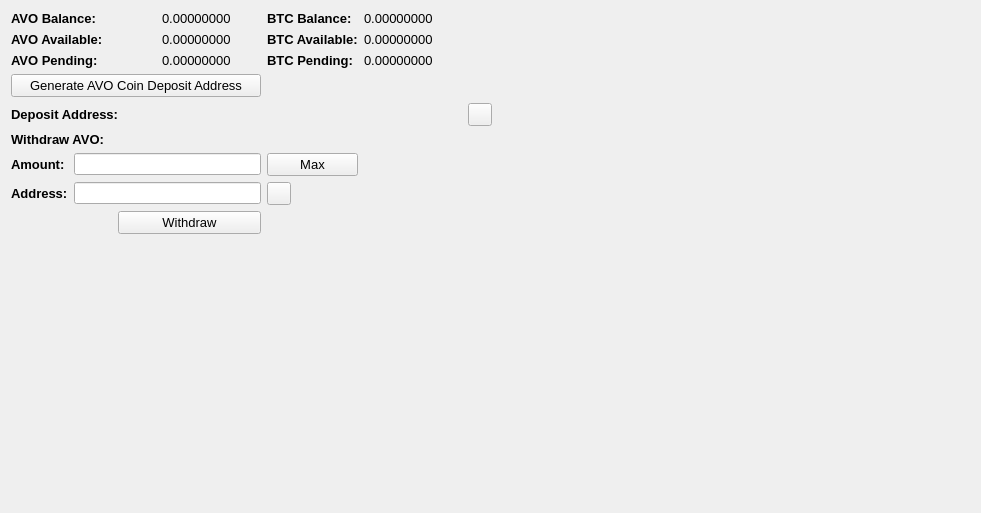
     <widget class="QWidget" name="BalanceTab">
      <attribute name="title">
       <string>Balance</string>
      </attribute>
      <layout class="QGridLayout" name="gridLayout_2">
       <item row="0" column="0" colspan="2">
        <widget class="QLabel" name="label_11">
         <property name="font">
          <font>
           <pointsize>10</pointsize>
           <weight>75</weight>
           <bold>true</bold>
          </font>
         </property>
         <property name="text">
          <string>AVO Balance:</string>
         </property>
        </widget>
       </item>
       <item row="0" column="3">
        <widget class="QLabel" name="AVOBalanceLabel">
         <property name="font">
          <font>
           <pointsize>10</pointsize>
          </font>
         </property>
         <property name="text">
          <string>0.00000000</string>
         </property>
         <property name="textInteractionFlags">
          <set>Qt::LinksAccessibleByMouse|Qt::TextSelectableByMouse</set>
         </property>
        </widget>
       </item>
       <item row="0" column="4">
        <widget class="QLabel" name="label_12">
         <property name="font">
          <font>
           <pointsize>10</pointsize>
           <weight>75</weight>
           <bold>true</bold>
          </font>
         </property>
         <property name="text">
          <string>BTC Balance:</string>
         </property>
        </widget>
       </item>
       <item row="0" column="5">
        <widget class="QLabel" name="BitcoinBalanceLabel">
         <property name="font">
          <font>
           <pointsize>10</pointsize>
          </font>
         </property>
         <property name="text">
          <string>0.00000000</string>
         </property>
         <property name="textInteractionFlags">
          <set>Qt::LinksAccessibleByMouse|Qt::TextSelectableByMouse</set>
         </property>
        </widget>
       </item>
       <item row="0" column="7" rowspan="10">
        <spacer name="horizontalSpacer_4">
         <property name="orientation">
          <enum>Qt::Horizontal</enum>
         </property>
         <property name="sizeHint" stdset="0">
          <size>
           <width>478</width>
           <height>488</height>
          </size>
         </property>
        </spacer>
       </item>
       <item row="1" column="0" colspan="2">
        <widget class="QLabel" name="label_13">
         <property name="font">
          <font>
           <pointsize>10</pointsize>
           <weight>75</weight>
           <bold>true</bold>
          </font>
         </property>
         <property name="text">
          <string>AVO Available:</string>
         </property>
        </widget>
       </item>
       <item row="1" column="3">
        <widget class="QLabel" name="AVOAvailableLabel_2">
         <property name="font">
          <font>
           <pointsize>10</pointsize>
          </font>
         </property>
         <property name="text">
          <string>0.00000000</string>
         </property>
         <property name="textInteractionFlags">
          <set>Qt::LinksAccessibleByMouse|Qt::TextSelectableByMouse</set>
         </property>
        </widget>
       </item>
       <item row="1" column="4">
        <widget class="QLabel" name="label_15">
         <property name="font">
          <font>
           <pointsize>10</pointsize>
           <weight>75</weight>
           <bold>true</bold>
          </font>
         </property>
         <property name="text">
          <string>BTC Available:</string>
         </property>
        </widget>
       </item>
       <item row="1" column="5">
        <widget class="QLabel" name="BitcoinAvailableLabel">
         <property name="font">
          <font>
           <pointsize>10</pointsize>
          </font>
         </property>
         <property name="text">
          <string>0.00000000</string>
         </property>
         <property name="textInteractionFlags">
          <set>Qt::LinksAccessibleByMouse|Qt::TextSelectableByMouse</set>
         </property>
        </widget>
       </item>
       <item row="2" column="0" colspan="2">
        <widget class="QLabel" name="label_14">
         <property name="font">
          <font>
           <pointsize>10</pointsize>
           <weight>75</weight>
           <bold>true</bold>
          </font>
         </property>
         <property name="text">
          <string>AVO Pending:</string>
         </property>
        </widget>
       </item>
       <item row="2" column="3">
        <widget class="QLabel" name="AVOPendingLabel">
         <property name="font">
          <font>
           <pointsize>10</pointsize>
          </font>
         </property>
         <property name="text">
          <string>0.00000000</string>
         </property>
         <property name="textInteractionFlags">
          <set>Qt::LinksAccessibleByMouse|Qt::TextSelectableByMouse</set>
         </property>
        </widget>
       </item>
       <item row="2" column="4">
        <widget class="QLabel" name="label_31">
         <property name="font">
          <font>
           <pointsize>10</pointsize>
           <weight>75</weight>
           <bold>true</bold>
          </font>
         </property>
         <property name="text">
          <string>BTC Pending:</string>
         </property>
        </widget>
       </item>
       <item row="2" column="5">
        <widget class="QLabel" name="BitcoinPendingLabel">
         <property name="font">
          <font>
           <pointsize>10</pointsize>
          </font>
         </property>
         <property name="text">
          <string>0.00000000</string>
         </property>
         <property name="textInteractionFlags">
          <set>Qt::LinksAccessibleByMouse|Qt::TextSelectableByMouse</set>
         </property>
        </widget>
       </item>
       <item row="3" column="0" colspan="4">
        <widget class="QPushButton" name="GenDepositBTN">
         <property name="font">
          <font>
           <pointsize>10</pointsize>
          </font>
         </property>
         <property name="text">
          <string>Generate AVO Coin Deposit Address</string>
         </property>
        </widget>
       </item>
       <item row="4" column="0" colspan="3">
        <widget class="QLabel" name="label_33">
         <property name="font">
          <font>
           <pointsize>10</pointsize>
           <weight>75</weight>
           <bold>true</bold>
          </font>
         </property>
         <property name="text">
          <string>Deposit Address:</string>
         </property>
        </widget>
       </item>
       <item row="4" column="3" colspan="3">
        <widget class="QLabel" name="DepositAddressLabel">
         <property name="minimumSize">
          <size>
           <width>300</width>
           <height>0</height>
          </size>
         </property>
         <property name="palette">
          <palette>
           <active>
            <colorrole role="WindowText">
             <brush brushstyle="SolidPattern">
              <color alpha="255">
               <red>0</red>
               <green>0</green>
               <blue>0</blue>
              </color>
             </brush>
            </colorrole>
            <colorrole role="Text">
             <brush brushstyle="SolidPattern">
              <color alpha="255">
               <red>0</red>
               <green>0</green>
               <blue>255</blue>
              </color>
             </brush>
            </colorrole>
           </active>
           <inactive>
            <colorrole role="WindowText">
             <brush brushstyle="SolidPattern">
              <color alpha="255">
               <red>0</red>
               <green>0</green>
               <blue>0</blue>
              </color>
             </brush>
            </colorrole>
            <colorrole role="Text">
             <brush brushstyle="SolidPattern">
              <color alpha="255">
               <red>0</red>
               <green>0</green>
               <blue>255</blue>
              </color>
             </brush>
            </colorrole>
           </inactive>
           <disabled>
            <colorrole role="WindowText">
             <brush brushstyle="SolidPattern">
              <color alpha="255">
               <red>120</red>
               <green>120</green>
               <blue>120</blue>
              </color>
             </brush>
            </colorrole>
            <colorrole role="Text">
             <brush brushstyle="SolidPattern">
              <color alpha="255">
               <red>120</red>
               <green>120</green>
               <blue>120</blue>
              </color>
             </brush>
            </colorrole>
           </disabled>
          </palette>
         </property>
         <property name="font">
          <font>
           <pointsize>10</pointsize>
           <weight>75</weight>
           <bold>true</bold>
          </font>
         </property>
         <property name="text">
          <string/>
         </property>
         <property name="alignment">
          <set>Qt::AlignRight|Qt::AlignTrailing|Qt::AlignVCenter</set>
         </property>
         <property name="textInteractionFlags">
          <set>Qt::LinksAccessibleByMouse|Qt::TextSelectableByKeyboard|Qt::TextSelectableByMouse</set>
         </property>
        </widget>
       </item>
       <item row="4" column="6">
        <widget class="QToolButton" name="DepositCopyButton">
         <property name="toolTip">
          <string>Copy to clipboard</string>
         </property>
         <property name="text">
          <string/>
         </property>
         <property name="icon">
          <iconset resource="../bitcoin.qrc">
           <normaloff>:/icons/editcopy</normaloff>:/icons/editcopy</iconset>
         </property>
         <property name="shortcut">
          <string>Alt+P</string>
         </property>
        </widget>
       </item>
       <item row="5" column="0" colspan="2">
        <widget class="QLabel" name="label_34">
         <property name="font">
          <font>
           <pointsize>10</pointsize>
           <weight>75</weight>
           <bold>true</bold>
          </font>
         </property>
         <property name="text">
          <string>Withdraw AVO:</string>
         </property>
        </widget>
       </item>
       <item row="6" column="0">
        <widget class="QLabel" name="label_26">
         <property name="font">
          <font>
           <pointsize>10</pointsize>
           <weight>75</weight>
           <bold>true</bold>
          </font>
         </property>
         <property name="text">
          <string>Amount:</string>
         </property>
        </widget>
       </item>
       <item row="6" column="1" colspan="3">
        <widget class="QLineEdit" name="WithdrawUnitsInput">
         <property name="font">
          <font>
           <pointsize>9</pointsize>
           <weight>75</weight>
           <bold>true</bold>
          </font>
         </property>
         <property name="text">
          <string/>
         </property>
        </widget>
       </item>
       <item row="6" column="4">
        <widget class="QPushButton" name="Withdraw_Max_Amount">
         <property name="font">
          <font>
           <pointsize>10</pointsize>
          </font>
         </property>
         <property name="text">
          <string>Max</string>
         </property>
        </widget>
       </item>
       <item row="7" column="0">
        <widget class="QLabel" name="label_10">
         <property name="font">
          <font>
           <pointsize>10</pointsize>
           <weight>75</weight>
           <bold>true</bold>
          </font>
         </property>
         <property name="text">
          <string>Address:</string>
         </property>
        </widget>
       </item>
       <item row="7" column="1" colspan="3">
        <widget class="QLineEdit" name="WithdrawAddress">
         <property name="font">
          <font>
           <pointsize>9</pointsize>
           <weight>75</weight>
           <bold>true</bold>
          </font>
         </property>
        </widget>
       </item>
       <item row="7" column="4">
        <widget class="QToolButton" name="WithdrawPasteButton">
         <property name="toolTip">
          <string>Paste from clipboard</string>
         </property>
         <property name="text">
          <string/>
         </property>
         <property name="icon">
          <iconset resource="../bitcoin.qrc">
           <normaloff>:/icons/editpaste</normaloff>:/icons/editpaste</iconset>
         </property>
         <property name="shortcut">
          <string>Alt+P</string>
         </property>
        </widget>
       </item>
       <item row="8" column="2" colspan="2">
        <widget class="QPushButton" name="WithdrawUnitsBtn">
         <property name="font">
          <font>
           <pointsize>10</pointsize>
          </font>
         </property>
         <property name="text">
          <string>Withdraw</string>
         </property>
        </widget>
       </item>
       <item row="9" column="0" colspan="6">
        <spacer name="verticalSpacer">
         <property name="orientation">
          <enum>Qt::Vertical</enum>
         </property>
         <property name="sizeHint" stdset="0">
          <size>
           <width>428</width>
           <height>262</height>
          </size>
         </property>
        </spacer>
       </item>
      </layout>
      <zorder>label_31</zorder>
      <zorder>label_15</zorder>
      <zorder>label_12</zorder>
      <zorder>label_14</zorder>
      <zorder>label_13</zorder>
      <zorder>label_11</zorder>
      <zorder>BitcoinBalanceLabel</zorder>
      <zorder>AVOBalanceLabel</zorder>
      <zorder>AVOAvailableLabel_2</zorder>
      <zorder>AVOPendingLabel</zorder>
      <zorder>BitcoinAvailableLabel</zorder>
      <zorder>BitcoinPendingLabel</zorder>
      <zorder>label_33</zorder>
      <zorder>GenDepositBTN</zorder>
      <zorder>DepositAddressLabel</zorder>
      <zorder>Withdraw_Max_Amount</zorder>
      <zorder>label_34</zorder>
      <zorder>WithdrawUnitsInput</zorder>
      <zorder>label_10</zorder>
      <zorder>label_26</zorder>
      <zorder>WithdrawAddress</zorder>
      <zorder>WithdrawUnitsBtn</zorder>
      <zorder>horizontalSpacer_4</zorder>
      <zorder>verticalSpacer</zorder>
      <zorder>WithdrawPasteButton</zorder>
      <zorder>DepositCopyButton</zorder>
     </widget>
